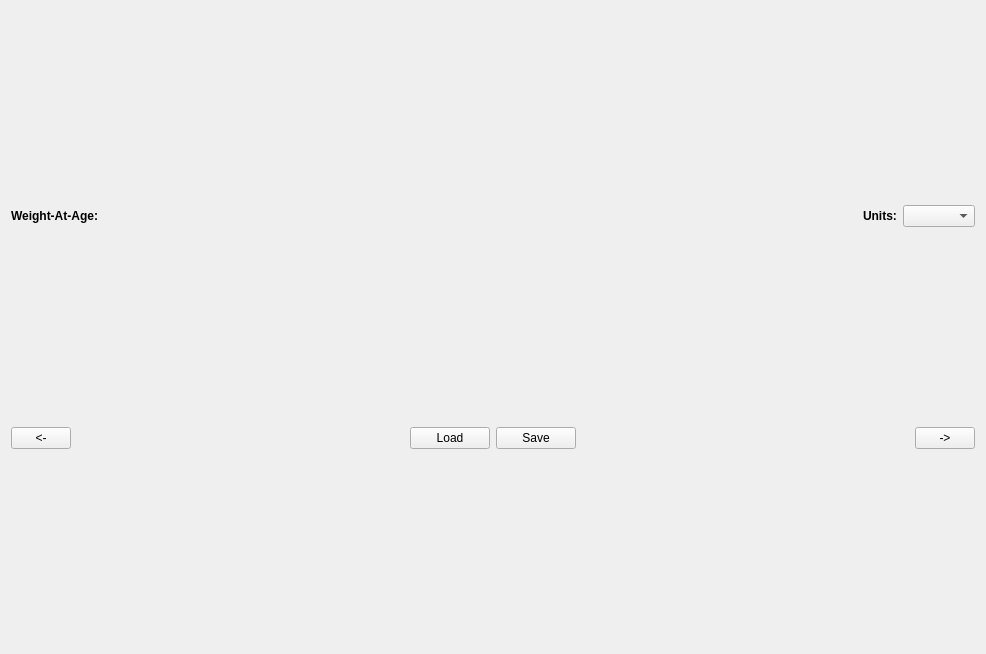
<?xml version="1.0" encoding="UTF-8"?>
<ui version="4.0">
 <class>SSCAA_Tab3_WeightAtAgeTab</class>
 <widget class="QWidget" name="SSCAA_Tab3_WeightAtAgeTab">
  <property name="geometry">
   <rect>
    <x>0</x>
    <y>0</y>
    <width>986</width>
    <height>654</height>
   </rect>
  </property>
  <property name="windowTitle">
   <string>Form</string>
  </property>
  <layout class="QVBoxLayout" name="verticalLayout">
   <item>
    <layout class="QHBoxLayout" name="horizontalLayout">
     <item>
      <widget class="QLabel" name="SSCAA_Tab3_TitleLBL">
       <property name="font">
        <font>
         <weight>75</weight>
         <bold>true</bold>
        </font>
       </property>
       <property name="text">
        <string>Weight-At-Age:</string>
       </property>
      </widget>
     </item>
     <item>
      <widget class="QLabel" name="SSCAA_Tab3_SpeciesLBL">
       <property name="text">
        <string/>
       </property>
      </widget>
     </item>
     <item>
      <spacer name="horizontalSpacer">
       <property name="orientation">
        <enum>Qt::Horizontal</enum>
       </property>
       <property name="sizeHint" stdset="0">
        <size>
         <width>40</width>
         <height>20</height>
        </size>
       </property>
      </spacer>
     </item>
     <item>
      <widget class="QLabel" name="label">
       <property name="font">
        <font>
         <weight>75</weight>
         <bold>true</bold>
        </font>
       </property>
       <property name="text">
        <string>Units:</string>
       </property>
      </widget>
     </item>
     <item>
      <widget class="QComboBox" name="SSCAA_Tab3_UnitsCMB">
       <property name="toolTip">
        <string>Units</string>
       </property>
       <property name="statusTip">
        <string>Units</string>
       </property>
      </widget>
     </item>
    </layout>
   </item>
   <item>
    <layout class="QVBoxLayout" name="SSCAA_Tab3_TVLayoutLT"/>
   </item>
   <item>
    <layout class="QHBoxLayout" name="horizontalLayout_87">
     <item>
      <widget class="QPushButton" name="SSCAA_Tab3_PrevPB">
       <property name="sizePolicy">
        <sizepolicy hsizetype="Fixed" vsizetype="Fixed">
         <horstretch>0</horstretch>
         <verstretch>0</verstretch>
        </sizepolicy>
       </property>
       <property name="minimumSize">
        <size>
         <width>60</width>
         <height>0</height>
        </size>
       </property>
       <property name="maximumSize">
        <size>
         <width>60</width>
         <height>16777215</height>
        </size>
       </property>
       <property name="toolTip">
        <string>Go to the previous page</string>
       </property>
       <property name="statusTip">
        <string>Go to the previous page</string>
       </property>
       <property name="text">
        <string>&lt;-</string>
       </property>
      </widget>
     </item>
     <item>
      <spacer name="horizontalSpacer_95">
       <property name="orientation">
        <enum>Qt::Horizontal</enum>
       </property>
       <property name="sizeHint" stdset="0">
        <size>
         <width>40</width>
         <height>20</height>
        </size>
       </property>
      </spacer>
     </item>
     <item>
      <widget class="QPushButton" name="SSCAA_Tab3_ReloadPB">
       <property name="enabled">
        <bool>true</bool>
       </property>
       <property name="toolTip">
        <string>Load table data</string>
       </property>
       <property name="statusTip">
        <string>Load table data</string>
       </property>
       <property name="text">
        <string>Load</string>
       </property>
      </widget>
     </item>
     <item>
      <widget class="QPushButton" name="SSCAA_Tab3_SavePB">
       <property name="enabled">
        <bool>true</bool>
       </property>
       <property name="toolTip">
        <string>Save above table data</string>
       </property>
       <property name="statusTip">
        <string>Save above table data</string>
       </property>
       <property name="text">
        <string>Save</string>
       </property>
      </widget>
     </item>
     <item>
      <spacer name="verticalSpacer_42">
       <property name="orientation">
        <enum>Qt::Horizontal</enum>
       </property>
       <property name="sizeType">
        <enum>QSizePolicy::Expanding</enum>
       </property>
       <property name="sizeHint" stdset="0">
        <size>
         <width>48</width>
         <height>20</height>
        </size>
       </property>
      </spacer>
     </item>
     <item>
      <widget class="QPushButton" name="SSCAA_Tab3_NextPB">
       <property name="sizePolicy">
        <sizepolicy hsizetype="Fixed" vsizetype="Fixed">
         <horstretch>0</horstretch>
         <verstretch>0</verstretch>
        </sizepolicy>
       </property>
       <property name="minimumSize">
        <size>
         <width>60</width>
         <height>0</height>
        </size>
       </property>
       <property name="maximumSize">
        <size>
         <width>60</width>
         <height>16777215</height>
        </size>
       </property>
       <property name="toolTip">
        <string>Go to next tab page</string>
       </property>
       <property name="statusTip">
        <string>Go to next tab page</string>
       </property>
       <property name="text">
        <string>-&gt;</string>
       </property>
      </widget>
     </item>
    </layout>
   </item>
  </layout>
 </widget>
 <resources/>
 <connections/>
</ui>
